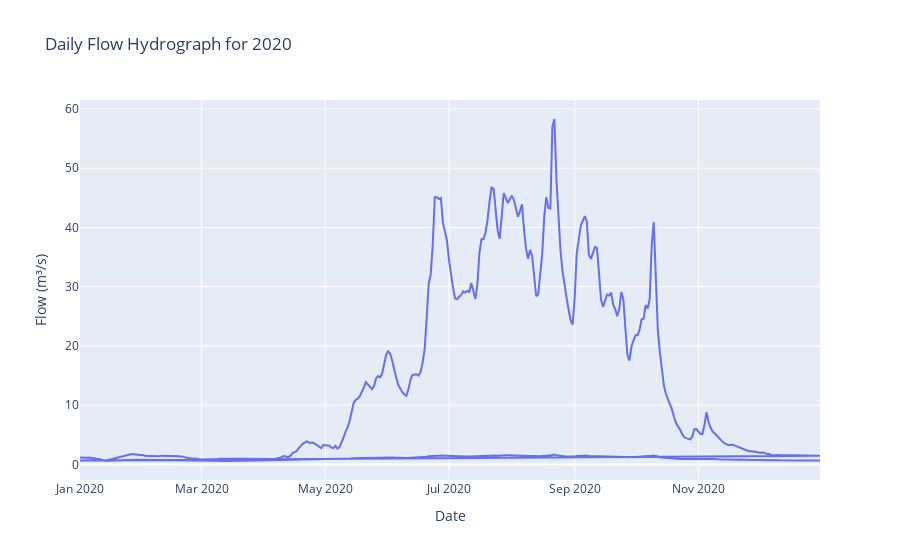

The code cell stored with this chart in its notebook:
### Code cell
import plotly.express as px

def plot_hydrograph_for_year(df, year):
    """
    Plot a hydrograph for a specific year from a DataFrame of daily flow data using Plotly.
    
    Parameters:
    - df: DataFrame containing the daily flow data with 'Date' and 'Flow' columns.
    - year: Integer representing the year to plot.
    """
    # Filter the DataFrame for the specified year
    year_data = df[df['Date'].dt.year == year]
    
    # Create a Plotly figure
    fig = px.line(year_data, x='Date', y='Flow', title=f'Daily Flow Hydrograph for {year}', labels={'Flow': 'Flow (m³/s)'})
    fig.update_layout(xaxis_title='Date', yaxis_title='Flow (m³/s)', legend_title='Legend')
    fig.update_traces(mode='lines', name=f'Flow in {year}')
    fig.update_layout(
        xaxis_title='Date',
        yaxis_title='Flow (m³/s)',
        legend_title='Legend',
        autosize=True,
    )

    return fig

plot_hydrograph_for_year(daily_flows, 2020)

### Figure 1 — Plotly figure (JSON) as saved in the notebook; plotly's stock layout.template omitted (floating-point values rounded to 4 significant figures; data arrays with more than 128 entries replaced by an {"elided": "..."} marker saying what was removed)
{"data": [{"hovertemplate": "Date=%{x}<br>Flow (m³/s)=%{y}<extra></extra>", "legendgroup": "", "line": {"color": "#636efa", "dash": "solid"}, "marker": {"symbol": "circle"}, "mode": "lines", "name": "Flow in 2020", "orientation": "v", "showlegend": false, "type": "scatter", "x": {"elided": "678 str values"}, "xaxis": "x", "y": {"elided": "678 float values"}, "yaxis": "y"}], "layout": {"autosize": true, "legend": {"title": {"text": "Legend"}, "tracegroupgap": 0}, "title": {"text": "Daily Flow Hydrograph for 2020"}, "xaxis": {"anchor": "y", "domain": [0, 1], "title": {"text": "Date"}}, "yaxis": {"anchor": "x", "domain": [0, 1], "title": {"text": "Flow (m³/s)"}}}}
